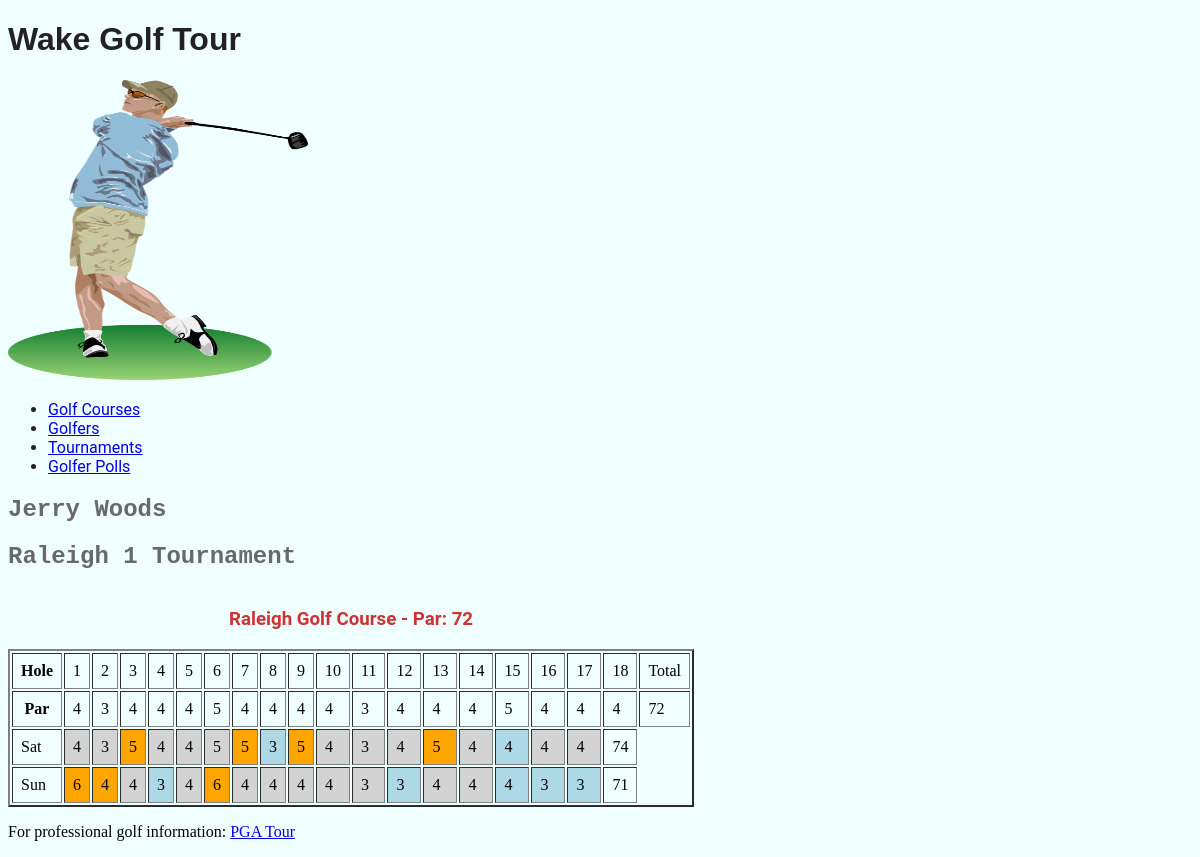
The app's page /golfer/1/round_scores/ with its own data.
### golfer/models.py (models this page shows, shortened)
class TournGolfer(models.Model):
    tg_id = models.IntegerField(primary_key=True, blank=True, null=False)
    tg_tourn = models.ForeignKey(Tournament, models.DO_NOTHING, blank=True, null=True)
    tg_golfer = models.ForeignKey(Golfer, models.DO_NOTHING, blank=True, null=True)
    class Meta:
        managed = False
        db_table = 'TournGolfer'
        verbose_name = "Tournament Golfer"
        verbose_name_plural = "Tournament Golfers"
    def getGolferName(self):
        return self.tg_golfer.golfer_name
    def getTournName(self):
        return self.tg_tourn.tourn_name

class Golfer(models.Model):
    golfer_id = models.IntegerField(primary_key=True)
    golfer_name = models.TextField()
    golfer_birthdate = models.DateField()
    golfer_city = models.TextField(default="unknown",
                                   blank=True)
    class Meta:
        managed = True
        db_table = 'Golfer'

class GolferRoundScores(models.Model):
    grs_id = models.IntegerField(primary_key=True, blank=True, null=False)
    grs_tourn_golfer = models.ForeignKey(TournGolfer, models.DO_NOTHING, blank=True, null=True)
    grs_round = models.ForeignKey(Round, models.DO_NOTHING, blank=True, null=True)
    grs_total_score = models.IntegerField(blank=True, null=True)
    grs_hole1_score = models.IntegerField(blank=True, null=True)
    grs_hole2_score = models.IntegerField(blank=True, null=True)
    grs_hole3_score = models.IntegerField(blank=True, null=True)
    grs_hole4_score = models.IntegerField(blank=True, null=True)
    grs_hole5_score = models.IntegerField(blank=True, null=True)
    grs_hole6_score = models.IntegerField(blank=True, null=True)
    grs_hole7_score = models.IntegerField(blank=True, null=True)
    grs_hole8_score = models.IntegerField(blank=True, null=True)
    grs_hole9_score = models.IntegerField(blank=True, null=True)
    grs_hole10_score = models.IntegerField(blank=True, null=True)
    grs_hole11_score = models.IntegerField(blank=True, null=True)
    grs_hole12_score = models.IntegerField(blank=True, null=True)
    grs_hole13_score = models.IntegerField(blank=True, null=True)
    grs_hole14_score = models.IntegerField(blank=True, null=True)
    grs_hole15_score = models.IntegerField(blank=True, null=True)
    grs_hole16_score = models.IntegerField(blank=True, null=True)
    grs_hole17_score = models.IntegerField(blank=True, null=True)
    grs_hole18_score = models.IntegerField(blank=True, null=True)
    class Meta:
        managed = False
        db_table = 'GolferRoundScores'
        verbose_name = "Golfer Round Scores"
        verbose_name_plural = "Golfers Round Scores"
    def getParDiffs(self):
        golfer_scores = []
        for i in range(0, 17):
            score = getattr(self, 'grs_hole{}_score'.format(i + 1))
            golfer_scores.append(score)
        parList = self.grs_tourn_golfer.tg_tourn.tourn_course.getParList()
        round_scores_diff = []
        for i in range(0, 17):
            hole_score_par_diff = []
            hole_score = golfer_scores[i]
            hole_par = parList[i]
            par_diff = hole_score - hole_par
            hole_score_par_diff.append(hole_score)
            hole_score_par_diff.append(par_diff)
            round_scores_diff.append(hole_score_par_diff)
        return round_scores_diff

### tournament/models.py (models this page shows, shortened)
class Tournament(models.Model):
    tourn_id = models.IntegerField(primary_key=True)
    tourn_name = models.TextField(blank=True, null=True)
    tourn_course = models.ForeignKey(GolfCourse, models.DO_NOTHING, blank=True, null=True)
    tourn_start_date = models.DateField(blank=True, null=True)
    tourn_num_rounds = models.IntegerField(blank=True, null=True)
    tourn_num_golfers = models.IntegerField(blank=True, null=True)
    class Meta:
        managed = False
        db_table = 'Tournament'

class Round(models.Model):
    round_id = models.IntegerField(primary_key=True)
    round_tourn = models.ForeignKey(Tournament, models.DO_NOTHING, blank=True, null=True)
    round_day = models.TextField(blank=True, null=True)
    class Meta:
        managed = False
        db_table = 'Round'
    def __str__(self):
        return "{}".format(self.round_day)

### golf_course/models.py (models this page shows, shortened)
class GolfCourse(models.Model):
    course_id = models.IntegerField(primary_key=True)
    course_name = models.TextField()
    course_total_par = models.IntegerField()
    class Meta:
        managed = False
        db_table = 'GolfCourse'
        verbose_name = "Golf Course"
        verbose_name_plural = "Golf Courses"
    def getParList(self):
        holes = Hole.objects.filter(hole_course_id=self.course_id)
        par_values = []
        for hole in holes:
            par_values.append(hole.hole_par)
        return par_values

class Hole(models.Model):
    hole_id = models.AutoField(primary_key=True)
    hole_course = models.ForeignKey(GolfCourse, models.DO_NOTHING)
    hole_number = models.IntegerField()
    hole_par = models.IntegerField()
    class Meta:
        managed = False
        db_table = 'Hole'

### golfer/views.py (the view)
class GolferRoundScoresView(generic.DetailView):
    model = TournGolfer
    template_name = 'golfer/golfer_round_scores.html'
    def get_context_data(self, **kwargs):
        context = super(GolferRoundScoresView, self).get_context_data(**kwargs)
        tourn_golfer = self.get_object()
        tg_id = self.kwargs.get('pk')
        scores = GolferRoundScores.objects.filter(grs_tourn_golfer_id=tg_id)
        tournament = Tournament.objects.filter(pk=tourn_golfer.tg_tourn.tourn_id).get()
        golf_course = GolfCourse.objects.filter(pk=tournament.tourn_course.course_id).get()
        holes = Hole.objects.filter(hole_course_id=golf_course.course_id)
        context['tourn_golfer'] = tourn_golfer
        context['tournament'] = tournament
        context['golf_course'] = golf_course
        context['scores'] = scores
        context['holes'] = holes
        return context

### golfer/templates/golfer/golfer_round_scores.html (shortened to what this page needs)
{% extends parent_template|default:"golfer/base_golfer.html" %}
{% block content %}
  <h2>{{ tourn_golfer.getGolferName }}</h2>
  <h2>{{ tourn_golfer.getTournName }} Tournament</h2>
  <dl>
    <table class="Score Card" border="2" cellpadding="8">
      <caption>
        <h3>{{ golf_course.course_name }} - Par:
            {{ golf_course.course_total_par }} </h3>
      </caption>
        <tr>
          <th>Hole</th>
          {% for hole in holes %}
          <td>
            {{ hole.hole_number }}
          </td>
          {% endfor %}
          <td>Total</td>
        </tr>
        <tr>
          <th>Par</th>
          {% for hole in holes %}
          <td>
            {{ hole.hole_par }}
          </td>
          {% endfor %}
          <td>{{ golf_course.course_total_par}}</td>
        </tr>
        {% for score in scores %}
          <tr>
            <td>{{ score.grs_round }}</td>
            {% for score, diff in score.getParDiffs %}
              {% if diff < 0 %}
                <td style=" background-color: lightblue">{{ score }}</td>
              {% elif diff > 0 %}
                <td style=" background-color: orange">{{ score }}</td>
              {% else %}
                <td style=" background-color: lightgray">{{ score }}</td>
              {% endif %}
            {% endfor %}
            <td>{{ score.grs_total_score }}</td>
          </tr>
        {% endfor %}
    </table>
  </dl>
{% endblock %}

### golfer/static/golfer/styles.css (style rules this page uses)
h2 { font-family: "Bitstream Vera Sans Mono", Monaco, "Courier New", Courier, monospace; color: dimgrey; }
h3 { font-family: "Roboto", "Lucida Grande", "DejaVu Sans", "Bitstream Vera Sans", Verdana, Arial, sans-serif; color: #CC3434; }
body { background-color: azure; }

### records on screen
TournGolfer: getGolferName "Jerry Woods", getTournName "Raleigh 1"
GolfCourse: course_name "Raleigh Golf Course", course_total_par "72"
Hole: hole_number "1", hole_par "4"
Hole: hole_number "2", hole_par "3"
Hole: hole_number "3", hole_par "4"
Hole: hole_number "4", hole_par "4"
Hole: hole_number "5", hole_par "4"
Hole: hole_number "6", hole_par "5"
Hole: hole_number "7", hole_par "4"
Hole: hole_number "8", hole_par "4"
Hole: hole_number "9", hole_par "4"
Hole: hole_number "10", hole_par "4"
Hole: hole_number "11", hole_par "3"
Hole: hole_number "12", hole_par "4"
Hole: hole_number "13", hole_par "4"
Hole: hole_number "14", hole_par "4"
Hole: hole_number "15", hole_par "5"
Hole: hole_number "16", hole_par "4"
Hole: hole_number "17", hole_par "4"
Hole: hole_number "18", hole_par "4"
GolferRoundScores: grs_round "Sat", getParDiffs "4" "3" "4" "4" "5" "4" "3" "4" "4" "4" "4", getParDiffs "5" "5" "5" "5", getParDiffs "3" "4", grs_total_score "74"
GolferRoundScores: grs_round "Sun", getParDiffs "6" "4" "6", getParDiffs "4" "4" "4" "4" "4" "4" "3" "4" "4", getParDiffs "3" "3" "4" "3" "3", grs_total_score "71"
